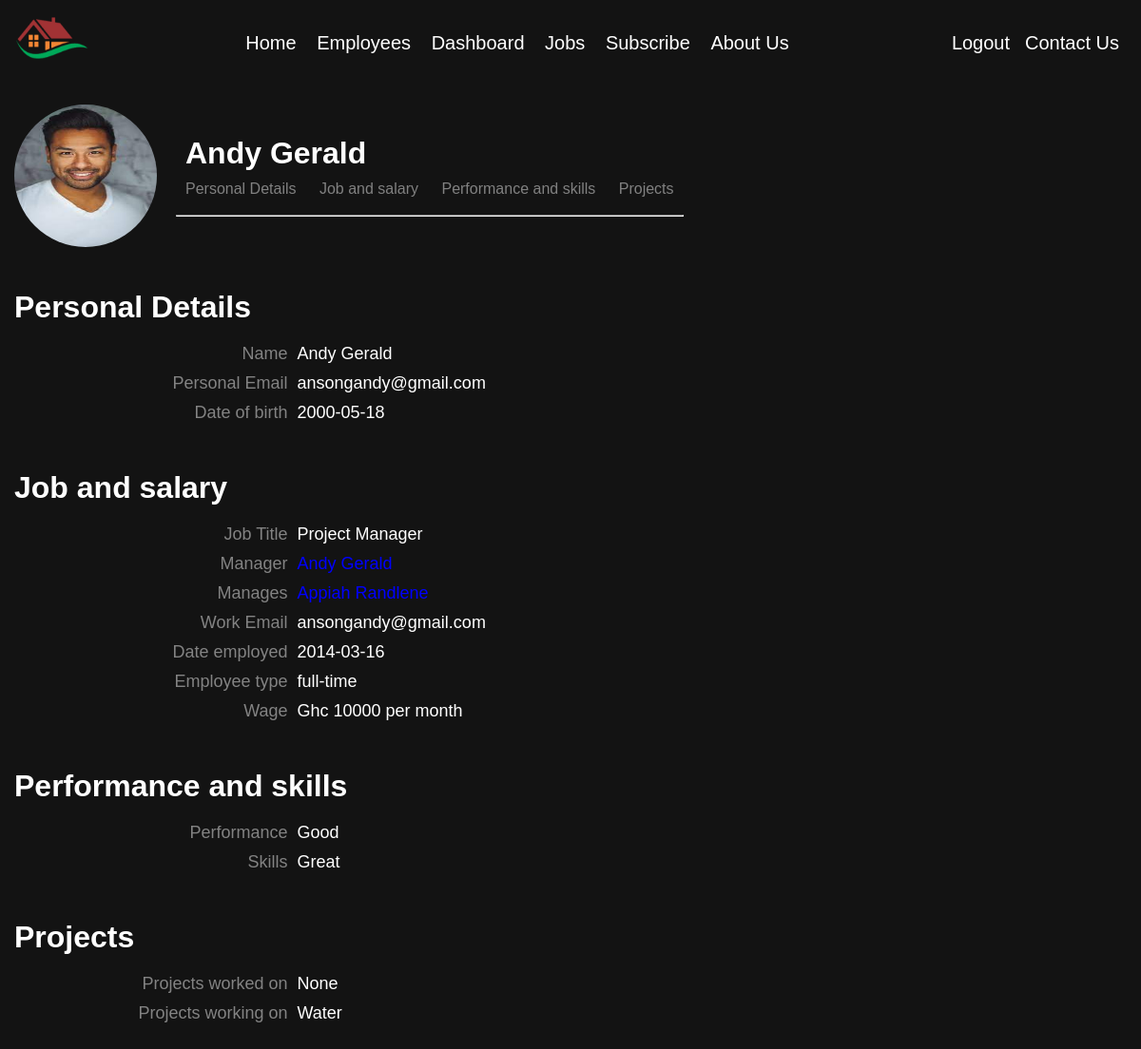
The app's page /mydashboard (signed in) with its own data.
### mainApp/models.py (models this page shows)
class User(db.Model, UserMixin):
    id = db.Column(db.Integer, primary_key=True, nullable=False, autoincrement=True)
    firstName = db.Column(db.String(50), nullable=False)
    middleName = db.Column(db.String(50), nullable=False)
    lastName = db.Column(db.String(50), nullable=False)
    phone = db.Column(db.Integer, unique=True)
    email = db.Column(db.String(100), unique=True, nullable=False)
    date_of_birth = db.Column(db.String(12), nullable=False)
    img = db.Column(db.String(), nullable=False)
    password = db.Column(db.String(150), nullable=False)
    is_superuser = db.Column(db.Boolean, default=False)
    is_admin = db.Column(db.Boolean, default=False)
    isSubscribed = db.Column(db.Boolean, default=False)
    EMPLOYEE = db.relationship('Employee', back_populates='user', cascade='all,delete-orphan', viewonly=True)
    APPLICANT = db.relationship('Applicant', cascade='all,delete-orphan')

class Job(db.Model):
    id = db.Column(db.Integer, primary_key=True, nullable=False, autoincrement=True)
    name = db.Column(db.String(50), nullable=False)
    isAvailable = db.Column(db.Boolean, default=True)
    job_description = db.Column(db.String(300), default='No information')
    salary = db.Column(db.Integer)
    skills = db.Column(db.String(100))
    startApply = db.Column(db.Date, default=datetime.date.today())
    endApply = db.Column(db.Date, default=None)
    type = db.Column(db.String(10), default="Full time")
    EMPLOYEE = db.relationship('Employee', backref='employee', cascade='all,delete-orphan')
    APPLICANT = db.relationship('Applicant', backref='applicant', cascade='all,delete-orphan')

class Employee(db.Model):
    id = db.Column(db.Integer, primary_key=True, nullable=False, autoincrement=True)
    user_id = db.Column(db.Integer, db.ForeignKey("user.id"))
    job_id = db.Column(db.Integer, db.ForeignKey('job.id'))
    date_employed = db.Column(db.Date, default=datetime.date.today())
    about = db.Column(db.String(150), default="No description")
    skills = db.Column(db.String(100), default="Not assessed")
    performance = db.Column(db.String(100), default="Not assessed")
    work_email = db.Column(db.String(50))
    isManager = db.Column(db.Boolean, default=False)
    manager_id = db.Column(db.Integer, db.ForeignKey('employee.id'))
    PROJECT = db.relationship('Projects', secondary=employee_project, backref='em_projects')
    employees = db.relationship('Employee', backref=db.backref('manager', remote_side=[id]))
    user = db.relationship('User', back_populates="EMPLOYEE", viewonly=True)

class Projects(db.Model):
    id = db.Column(db.Integer, primary_key=True, nullable=False, autoincrement=True)
    name = db.Column(db.String(50), nullable=False)
    project_description = db.Column(db.String(300), default='No description')
    date_commenced = db.Column(db.Date)
    date_completed = db.Column(db.Date, default=None)
    isCompleted = db.Column(db.Boolean, default=False)
    client_id = db.Column(db.Integer, db.ForeignKey('client.id'), default="Anonymous")

### mainApp/views.py (the view)
@login_required
@views.route('/mydashboard')
def mydashboard():
    if not current_user.is_authenticated:
        return redirect(url_for("auth.login"))
    employee = Employee.query.filter_by(user_id=current_user.id).first()
    job = Job.query.filter_by(id=employee.job_id).first()
    project = employee.PROJECT
    managed_employees = get_managed_employees(employee.id)
    managers = get_managers(employee.id)
    return render_template('mydashboard.html', user=current_user, employee=employee, project=project, job=job,
                           managed_employees=managed_employees, managers=managers)

### mainApp/__init__.py (called while the page is built)
def create_app():
    app = Flask(__name__)
    UPLOAD_FOLDER = 'static/profiles/'
    app.config['UPLOAD_FOLDER'] = UPLOAD_FOLDER
    app.config['SECRET_KEY'] = 'gaa gaa'
    app.config['SQLALCHEMY_DATABASE_URI'] = f'sqlite:///{DB_NAME}'
    db.init_app(app)
    login_manager = LoginManager()
    login_manager.login_view = 'auth.login'
    login_manager.init_app(app)
    from mainApp.views import views
    from mainApp.auth import auth
    app.register_blueprint(views, url_prefix='/')
    app.register_blueprint(auth, url_prefix='/')
    from .models import User
    create_database(app)
    @login_manager.user_loader
    def load_user(id):
        return User.query.get(int(id))
    cache.init_app(app)
    return app

### mainApp/views.py (called while the page is built)
def get_managed_employees(employee_id):
    employee = Employee.query.get(employee_id)
    if employee:
        managed_employees = Employee.query.filter(Employee.isManager==False, Employee.id!=employee.id, Employee.PROJECT.any(Projects.em_projects.any(Employee.id==employee.id))).all()
        return managed_employees
    else:
        return None

def get_managers(employee_id):
    employee = Employee.query.get(employee_id)
    if employee:
        managers = Employee.query.filter_by(isManager=True).filter(Employee.PROJECT.any(Projects.em_projects.any(Employee.id==employee.id))).all()
        return managers
    else:
        return None

### mainApp/templates/mydashboard.html (shortened to what this page needs)
{% extends 'base.html' %}
{% block body %}
    {% include 'navbar.html' %}
    <div class="header">
        <img src="{{url_for('static', filename='profiles/'+user.img)}}" alt="profile picture">
        <div class="header2">
            <div id="name">
                <h1>{{user.lastName + " " + user.firstName}}</h1>
            </div>
            <ul id="list">
                <li><a href="#personal_details">Personal Details</a></li>
                <li><a href="#job_details">Job and salary</a></li>
                <li><a href="#perform_details">Performance and skills</a></li>
                <li><a href="#project_details">Projects</a></li>
            </ul>
            <br><hr>
        </div>
    </div>
    <div class="details" id="personal_details">
        <h1>Personal Details</h1>
        <div class="tabular">
            <div id="key">Name</div>
            <div id="value">{{user.lastName|title + " " + user.firstName|title}}</div>
            <div id="key">Personal Email</div>
            <div id="value">{{user.email}}</div>
            <div id="key">Date of birth</div>
            <div id="value">{{user.date_of_birth}}</div>
        </div>
    </div>
    <div class="details" id="job_details">
        <h1>Job and salary</h1>
        <div class="tabular">
            <div id="key">Job Title</div>
            <div id="value">{{job.name|title}}</div>
            <div id="key">Manager</div>
            <div id="value">
                {% if employee.isManager %}
                <a href="mydashboard">
                </a>
                {% else %}
                {% for  manager in managers %}
                <a href="{{ url_for('views.dashboard', id=manager.user.id) }}">
                    {{ manager.user.lastName|title + " "  + manager.user.firstName|title }}
                </a>
                {% endfor %}
                {% endif %}
            </div>
            <div id="key">Manages</div>
            <div id="value">
                {% if not employee.isManager %}
                None
                {% else %}
                {% for managed_employee in managed_employees %}
                    <a href="dashboard/{{managed_employee.user.id}}">
                    </a>
                {% endfor %}
                {% endif %}
            </div>
            <div id="key">Work Email</div>
            <div id="value">{{employee.work_email}}</div>
            <div id="key">Date employed</div>
            <div id="value">{{employee.date_employed}}</div>
            <div id="key">Employee type</div>
            <div id="value">{{job.type}}</div>
            <div id="key">Wage</div>
            <div id="value">Ghc {{job.salary}} per month</div>
        </div>
    </div>
    <div class="details" id="perform_details">
        <h1>Performance and skills</h1>
        <div class="tabular">
            <div id="key">Performance</div>
            <div id="value">{{employee.performance|title}}</div>
            <div id="key">Skills</div>
            <div id="value">{{employee.skills|title}}</div>
        </div>
    </div>
    <div class="details" id="project_details">
        <h1>Projects</h1>
        <div class="tabular">
            <div id="key">Projects worked on</div>
            <div id="value">
                {% for Project in project %}
                    {% if Project.isCompleted %}
                        {{Project.name|title}}
                    {% else %}
                        None
                    {% endif %}
                {% endfor %}
            </div>
            <div id="key">Projects working on</div>
            <div id="value">
                {% for Project in project %}
                    {% if not Project.isCompleted %}
                        {{Project.name|title}}
                    {% else %}
                        None
                    {% endif %}
                {% endfor %}
            </div>
        </div>
    </div>
{% endblock %}

### mainApp/static/styles.css (style rules this page uses)
* { padding:0; margin: 0; }
a { color:blue; text-decoration: none; }
body { background-color: rgb(19, 19, 19); color:white; font-family: Arial, sans-serif; }
.header { display:flex; padding: 15px; color:white; margin-bottom: 15px; align-items: center; }
.header img { border-radius: 50%; width: 150px; height: 150px; }
.header2 { padding-left: 20px; }
.header #name { margin-bottom: 10px; margin-left: 10px; }
.header2 ul li { display:inline; padding:10px; }
.header2 li a { color:rgb(129, 129, 129); }
.details { margin-bottom: 15px; padding: 15px; }
.details h1 { margin-bottom: 15px; }
.tabular { display: grid; grid-template-columns: 1fr 3fr; }
.tabular #key, .tabular #value { padding: 5px; font-size: 18px; }
.tabular #key { justify-self: end; color:rgb(131, 131, 131); }

### mainApp/static/auth.css (style rules this page uses)
* { padding:0; margin: 0; }
a { text-decoration: none; color:blue; }
body { background-color: rgb(19, 19, 19); }
ul { list-style: none; margin-top: 10px; }

### records on screen
User: img (picture), lastName+firstName "Andy Gerald", lastName "Andy Gerald", email "ansongandy@gmail.com", date_of_birth "2000-05-18"
Job: name "Project Manager", type "full-time", salary "10000"
Employee: work_email "ansongandy@gmail.com", date_employed "2014-03-16", performance "Good", skills "Great"
Projects: isCompleted "None", name "Water"
